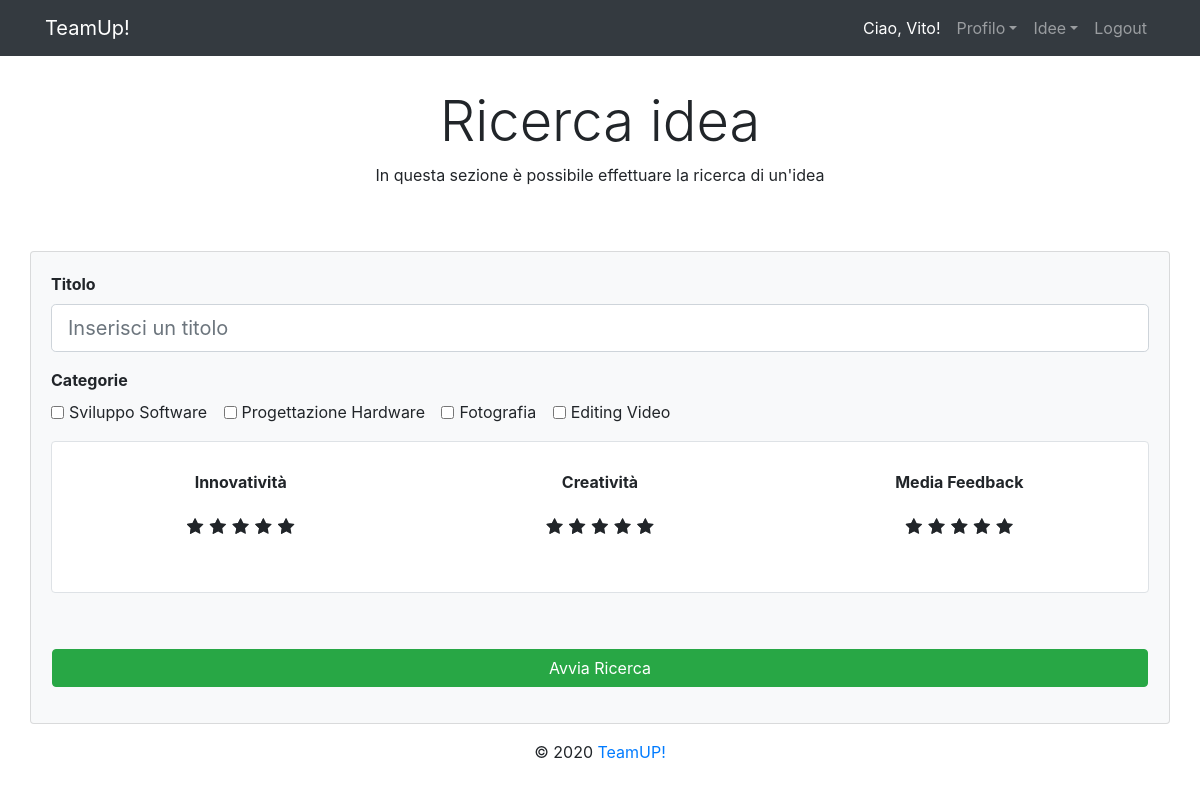
The page /ideas/searchIdea (signed in) on the database its author committed.
### tables this page shows
CREATE TABLE IF NOT EXISTS `ideaCategory` (
  `id` int(11) NOT NULL AUTO_INCREMENT,
  `description` varchar(255) NOT NULL,
  PRIMARY KEY (`id`)
);

### app/controllers/Ideas.php (called while the page is built, shortened)
<?php
class Ideas extends Controller {
    private $categoryModel;
    public function __construct(){
        $this->categoryModel = $this->model("IdeaCategoryModel");
    }
    private function initSearchData(){
        return [
            CATEGORIES => $this->categoryModel->getAll(),
            CHECKED => [],
            INNOVATIVITY => null,
            CREATIVITY => null,
            FEEDBACK_AVG => null,
            TITLE_FIELD => null,
            SEARCH_MODE => false
        ];
    }
    public function searchIdea(){
        $data = $this->initSearchData();
        $this->view("ideas/search", $data);
    }
}

### app/libraries/Core.php (called while the page is built, shortened)
<?php
  class Core
  {
      protected $currentMethod = 'bestIdeas';
      public function __construct()
      {
          $url = $this->getUrl();
          if ($url > 0 && file_exists('../app/controllers/' . ucwords($url[0]) . '.php')) {
              unset($url[0]);
          }
          $this->currentController = new $this->currentController;
          if (isset($url[1]) && method_exists($this->currentController, $url[1])) {
              $this->currentMethod = $url[1];
              unset($url[1]);
          }
          $this->params = $url ? array_values($url) : [];
          call_user_func_array([$this->currentController, $this->currentMethod], $this->params);
      }
      public function getUrl(){
          if (isset($_GET['url'])) {
              $url = rtrim($_GET['url'], '/');
              $url = filter_var($url, FILTER_SANITIZE_URL);
              return explode('/', $url);
          }
          return null;
      }
  }

### public/index.php (called while the page is built, shortened)
<?php
$init = new Core;

### app/libraries/Database.php (called while the page is built, shortened)
<?php
class Database {
    private $dbh;
    private $stmt;
    public function __construct(){
        $dsn = 'mysql:host=' . DB_HOST . ';dbname=' . DB_NAME;
        $options = array(
            PDO::ATTR_PERSISTENT => true,
            PDO::ATTR_ERRMODE => PDO::ERRMODE_EXCEPTION
        );
        try{
            $this->dbh = new PDO($dsn, DB_USER, DB_PASS, $options);
        } catch(PDOException $e){
            echo $e->getMessage();
        }
    }
    public function query($sql){
        $this->stmt = $this->dbh->prepare($sql);
    }
    public function execute(){
        return $this->stmt->execute();
    }
    public function classesFromResultSet($className){
        $this->execute();
        return $this->stmt->fetchAll(PDO::FETCH_CLASS, $className);
    }
}

### app/models/IdeaCategoryModel.php (called while the page is built, shortened)
<?php
class IdeaCategoryModel{
    private $database;
    public function __construct(){
        $this->database = new Database();
    }
    public function getAll(){
        $this->database->query("SELECT * FROM ideaCategory");
        return $this->database->classesFromResultSet(IdeaCategoryDTO::class);
    }
}
class IdeaCategoryDTO{
    private $id;
    private $description;
    public function getId()
    {
        return $this->id;
    }
    public function getDescription()
    {
        return $this->description;
    }
}

### app/views/ideas/search.php (the view, shortened to what this page needs)
<?php require APPROOT . '/views/inc/header.php'; ?>
<div class="row">
    <?php $searchMode = !isset($data[IDEASDTO]); ?>
    <?php if(!$searchMode) :?>
    <div class="col-md-12">
        <div class="row">
            <div class="col-md-2">
                <a href="<?php echo URLROOT; ?>/ideas/searchIdea" class="btn btn-light"><em class="fa fa-backward"></em> Back</a>
            </div>
            <div class="col-md-8">
                <div class="container text-center mt-3">
                    <label class="display-4">Risultati Ricerca</label>
                    <p>In questa sezione è possibile consultare i risultati di ricerca idea</p>
                </div>
            </div>
            <div class="col-md-2"></div>
        </div>
    </div>
    <?php else: ?>
    <div class="container text-center mt-3">
        <label class="display-4">Ricerca idea</label>
        <p>In questa sezione è possibile effettuare la ricerca di un'idea</p>
    </div>
    <?php endif; ?>
    <?php if($searchMode) :?>
    <div class="card card-body bg-light mt-5">
        <form id="searchForm" action="<?php echo URLROOT; ?>/ideas/searchIdea/" method="GET">
            <div class="form-group">
                <strong><label for="title">Titolo</label></strong>
                <input type="text" placeholder = "Inserisci un titolo" name="title" class="form-control form-control-lg"/>
            </div>
            <strong><label>Categorie</label></br></strong>
            <div>
                <?php foreach($data[CATEGORIES] as $category): ?>
                    <div class='form-check form-check-inline'>
                            <input class='form-check-input' type='checkbox' name='<?php echo CHECKED . "[]"?>'
                                   id='<?php echo $category->getId()?>' value='<?php echo $category->getId()?>'/>
                        <label for='<?php echo CHECKED."[]"; ?>' class ='form-check-label'> <?php echo $category->getDescription(); ?> </label>
                    </div>
                <?php endforeach; ?>
            </div>
            <div class="container p-4 mt-3 mb-3 border rounded bg-white ">
                <div class="row pt-1 pb-2 text-center">
                    <div class="col-md-4">
                        <div class="">
                            <label><strong>Innovatività</strong></label>
                            <div><?php $ratingId = INNOVATIVITY; require (STAR_RATING_EDITABLE); ?></div>
                        </div>
                    </div>
                    <div class="col-md-4">
                        <div class="">
                            <label><strong>Creatività</strong></label>
                            <div><?php $ratingId = CREATIVITY; require (STAR_RATING_EDITABLE); ?></div>
                        </div>
                    </div>
                    <div class="col-md-4">
                        <div class="">
                            <label><strong>Media Feedback</strong></label>
                            <div><?php $ratingId = FEEDBACK_AVG; require (STAR_RATING_EDITABLE); ?></div>
                        </div>
                    </div>
                </div>
            </div>
            <div class="row">
                <div class="col p-3 mt-4">
                    <input type="submit" value="Avvia Ricerca" class="btn btn-success btn-block">
                </div>
            </div>
        </form>
    </div>
    <?php endif; ?>
    </div>
</div>
<?php require APPROOT . '/views/inc/footer.php'; ?>

### rows shown on the page
ideacategory: description "Sviluppo Software"
ideacategory: description "Progettazione Hardware"
ideacategory: description "Fotografia"
ideacategory: description "Editing Video"

### other values the page prints
SITENAME "TeamUp!"
$_SESSION['userFirstName'] "Vito"
